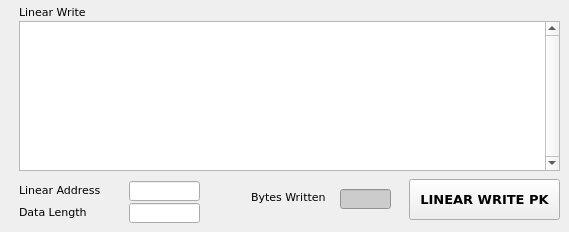
   <widget class="QWidget" name="tbLinearWritePK">
    <attribute name="title">
     <string>Linear Write PK</string>
    </attribute>
    <widget class="QLineEdit" name="txtLinearAddressWritePK">
     <property name="geometry">
      <rect>
       <x>129</x>
       <y>181</y>
       <width>71</width>
       <height>20</height>
      </rect>
     </property>
     <property name="font">
      <font>
       <family>Verdana</family>
       <pointsize>8</pointsize>
       <weight>75</weight>
       <bold>true</bold>
      </font>
     </property>
     <property name="readOnly">
      <bool>false</bool>
     </property>
    </widget>
    <widget class="QLineEdit" name="txtDataLengthWritePK">
     <property name="geometry">
      <rect>
       <x>129</x>
       <y>203</y>
       <width>71</width>
       <height>20</height>
      </rect>
     </property>
     <property name="font">
      <font>
       <family>Verdana</family>
       <pointsize>8</pointsize>
       <weight>75</weight>
       <bold>true</bold>
      </font>
     </property>
     <property name="readOnly">
      <bool>false</bool>
     </property>
    </widget>
    <widget class="QLineEdit" name="txtBytesWrittenPK">
     <property name="geometry">
      <rect>
       <x>340</x>
       <y>189</y>
       <width>51</width>
       <height>20</height>
      </rect>
     </property>
     <property name="font">
      <font>
       <family>Verdana</family>
       <pointsize>8</pointsize>
       <weight>75</weight>
       <bold>true</bold>
      </font>
     </property>
     <property name="styleSheet">
      <string notr="true">background-color: rgb(204, 204, 204);</string>
     </property>
     <property name="alignment">
      <set>Qt::AlignCenter</set>
     </property>
     <property name="readOnly">
      <bool>true</bool>
     </property>
    </widget>
    <widget class="QLabel" name="lblLinearAdressWritePK">
     <property name="geometry">
      <rect>
       <x>19</x>
       <y>182</y>
       <width>101</width>
       <height>16</height>
      </rect>
     </property>
     <property name="font">
      <font>
       <family>Verdana</family>
       <pointsize>8</pointsize>
      </font>
     </property>
     <property name="text">
      <string>Linear Address</string>
     </property>
    </widget>
    <widget class="QTextEdit" name="txtLinearWritePK">
     <property name="geometry">
      <rect>
       <x>19</x>
       <y>21</y>
       <width>541</width>
       <height>150</height>
      </rect>
     </property>
     <property name="verticalScrollBarPolicy">
      <enum>Qt::ScrollBarAlwaysOn</enum>
     </property>
     <property name="horizontalScrollBarPolicy">
      <enum>Qt::ScrollBarAlwaysOff</enum>
     </property>
     <property name="tabChangesFocus">
      <bool>true</bool>
     </property>
     <property name="readOnly">
      <bool>false</bool>
     </property>
    </widget>
    <widget class="QPushButton" name="btnLinearWritePK">
     <property name="geometry">
      <rect>
       <x>409</x>
       <y>179</y>
       <width>151</width>
       <height>41</height>
      </rect>
     </property>
     <property name="font">
      <font>
       <family>Verdana</family>
       <pointsize>10</pointsize>
       <weight>75</weight>
       <bold>true</bold>
      </font>
     </property>
     <property name="cursor">
      <cursorShape>PointingHandCursor</cursorShape>
     </property>
     <property name="text">
      <string>LINEAR WRITE PK</string>
     </property>
    </widget>
    <widget class="QLabel" name="lblLinearWritePK">
     <property name="geometry">
      <rect>
       <x>19</x>
       <y>4</y>
       <width>90</width>
       <height>16</height>
      </rect>
     </property>
     <property name="font">
      <font>
       <family>Verdana</family>
       <pointsize>8</pointsize>
      </font>
     </property>
     <property name="text">
      <string>Linear Write</string>
     </property>
    </widget>
    <widget class="QLabel" name="lblDataLengthWritePK">
     <property name="geometry">
      <rect>
       <x>19</x>
       <y>204</y>
       <width>101</width>
       <height>16</height>
      </rect>
     </property>
     <property name="font">
      <font>
       <family>Verdana</family>
       <pointsize>8</pointsize>
      </font>
     </property>
     <property name="text">
      <string>Data Length</string>
     </property>
    </widget>
    <widget class="QLabel" name="lblBytesWrittenPK">
     <property name="geometry">
      <rect>
       <x>251</x>
       <y>189</y>
       <width>90</width>
       <height>16</height>
      </rect>
     </property>
     <property name="font">
      <font>
       <family>Verdana</family>
       <pointsize>8</pointsize>
      </font>
     </property>
     <property name="text">
      <string>Bytes Written</string>
     </property>
    </widget>
   </widget>
